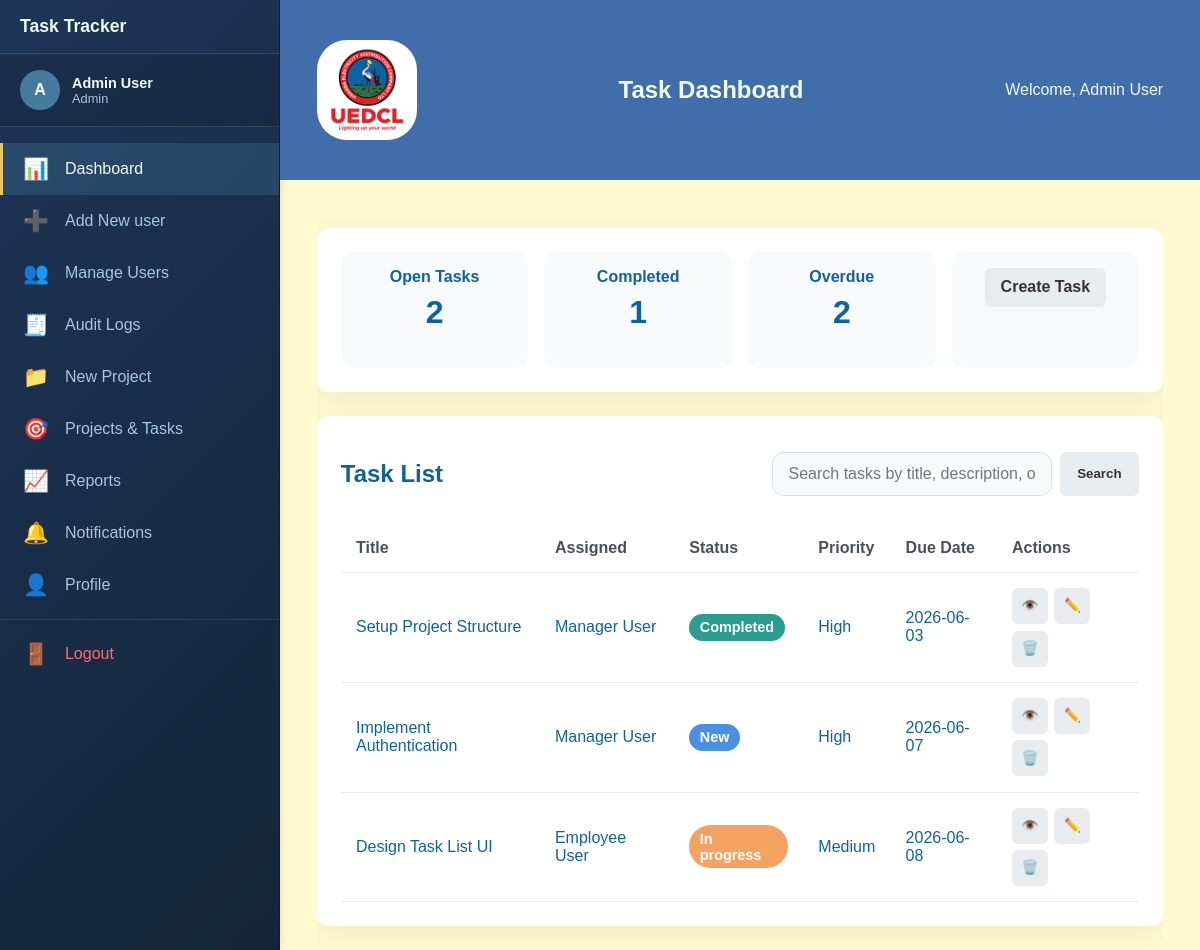
/index.php (signed in), run on the app's committed database.
### tables this page shows
CREATE TABLE `tasks` (
  `id` INT UNSIGNED AUTO_INCREMENT PRIMARY KEY,
  `title` VARCHAR(255) NOT NULL,
  `description` TEXT,
  `created_by` INT UNSIGNED NOT NULL,
  `project_id` INT UNSIGNED DEFAULT NULL,
  `assigned_to` INT UNSIGNED DEFAULT NULL,
  `status` ENUM('new', 'in_progress', 'blocked', 'completed') NOT NULL DEFAULT 'new',
  `priority` ENUM('low', 'medium', 'high') NOT NULL DEFAULT 'medium',
  `start_date` DATE DEFAULT NULL,
  `due_date` DATE DEFAULT NULL,
  `estimated_hours` DECIMAL(5,2) DEFAULT NULL,
  `actual_hours` DECIMAL(6,2) NOT NULL DEFAULT '0.00',
  `created_at` TIMESTAMP DEFAULT CURRENT_TIMESTAMP,
  `updated_at` TIMESTAMP DEFAULT CURRENT_TIMESTAMP ON UPDATE CURRENT_TIMESTAMP,
  INDEX (`assigned_to`),
  INDEX (`created_by`),
  INDEX (`project_id`),
  INDEX (`due_date`),
  CONSTRAINT `tasks_created_by_fk` FOREIGN KEY (`created_by`) REFERENCES `users` (`id`) ON DELETE CASCADE,
  CONSTRAINT `tasks_assigned_to_fk` FOREIGN KEY (`assigned_to`) REFERENCES `users` (`id`) ON DELETE SET NULL,
  CONSTRAINT `tasks_project_id_fk` FOREIGN KEY (`project_id`) REFERENCES `projects` (`id`) ON DELETE SET NULL
);

CREATE TABLE `users` (
  `id` INT UNSIGNED AUTO_INCREMENT PRIMARY KEY,
  `name` VARCHAR(100) NOT NULL,
  `email` VARCHAR(150) NOT NULL UNIQUE,
  `password` VARCHAR(255) NOT NULL,
  `role` ENUM('admin', 'manager', 'employee') NOT NULL DEFAULT 'employee',
  `profile_picture` VARCHAR(255) DEFAULT NULL,
  `created_at` TIMESTAMP DEFAULT CURRENT_TIMESTAMP,
  `updated_at` TIMESTAMP DEFAULT CURRENT_TIMESTAMP ON UPDATE CURRENT_TIMESTAMP
);

### app/init.php (called while the page is built, shortened)
<?php
function db(): PDO
{
    $dsn = 'mysql:host=127.0.0.1;dbname=employee_task_tracker;charset=utf8mb4';
    $user = 'root';
    $password = '';
    $pdo = new PDO($dsn, $user, $password, [
        PDO::ATTR_ERRMODE => PDO::ERRMODE_EXCEPTION,
        PDO::ATTR_DEFAULT_FETCH_MODE => PDO::FETCH_ASSOC,
    ]);
    return $pdo;
}
function getTasksForUser(array $user, ?string $search = null): array
{
    $search = trim($search ?? '');
    $hasSearch = $search !== '';
    $params = [];
    if ($user['role'] === 'employee') {
        $query = 'SELECT t.*, u.name AS assigned_to_name, p.name AS project_name FROM tasks t
             LEFT JOIN users u ON t.assigned_to = u.id
             LEFT JOIN projects p ON t.project_id = p.id
             WHERE t.assigned_to = :user_id';
        $params['user_id'] = $user['id'];
    } else {
        $query = 'SELECT t.*, u.name AS assigned_to_name, p.name AS project_name FROM tasks t
             LEFT JOIN users u ON t.assigned_to = u.id
             LEFT JOIN projects p ON t.project_id = p.id
             WHERE 1=1';
    }
    $query .= ' ORDER BY t.created_at DESC, t.due_date IS NULL, t.due_date ASC';
    $stmt = db()->prepare($query);
    $stmt->execute($params);
    return $stmt->fetchAll();
}

### index.php (the view, shortened to what this page needs)
<?php
require_once __DIR__ . '/app/init.php';
$user = $_SESSION['user'];
$search = trim($_GET['search'] ?? '');
$tasks = getTasksForUser($user, $search);
?>
<!DOCTYPE html>
<html lang="en">
<head>
    <link rel="stylesheet" href="assets/styles.css">
</head>
<body>
    <?php require_once __DIR__ . '/includes/sidebar.php'; ?>
    <header class="site-header">
        <div class="container">
            <img src="images/logo.png" alt="logo" class="login-logo">
            <h1>Task Dashboard</h1>
            <div class="header-actions">
                <span>Welcome, <?= htmlspecialchars($user['name']) ?></span>
            </div>
        </div>
    </header>
    <main class="container">
        <section class="panel summary-panel">
            <div class="summary-card">
                <h2>Open Tasks</h2>
                <p><?= count(array_filter($tasks, fn($task) => $task['status'] !== 'completed')) ?></p>
            </div>
            <div class="summary-card">
                <h2>Completed</h2>
                <p><?= count(array_filter($tasks, fn($task) => $task['status'] === 'completed')) ?></p>
            </div>
            <div class="summary-card">
                <h2>Overdue</h2>
                <p><?= count(array_filter($tasks, fn($task) => $task['due_date'] && $task['due_date'] < date('Y-m-d') && $task['status'] !== 'completed')) ?></p>
            </div>
            <?php if ($user['role'] !== 'employee'): ?>
                <div class="summary-card">
                    <h2><a class="link-button" href="task_create.php">Create Task</a></h2>
                    <p>&nbsp;</p>
                </div>
            <?php endif; ?>
        </section>
        <section class="panel task-table-panel">
            <div class="task-list-header">
                <div>
                    <h2>Task List</h2>
                </div>
                <form class="search-bar" method="get" action="index.php">
                    <input type="text" name="search" value="<?= htmlspecialchars($search) ?>" placeholder="Search tasks by title, description, or assignee">
                    <button class="button secondary" type="submit">Search</button>
                </form>
            </div>
            <div class="table-responsive">
                <table>
                    <thead>
                        <tr>
                            <th>Title</th>
                            <th>Assigned</th>
                            <th>Status</th>
                            <th>Priority</th>
                            <th>Due Date</th>
                            <th>Actions</th>
                        </tr>
                    </thead>
                    <tbody>
                        <?php foreach ($tasks as $task): ?>
                            <tr>
                                <td><?= htmlspecialchars($task['title']) ?></td>
                                <td><?= htmlspecialchars($task['assigned_to_name'] ?? 'Unassigned') ?></td>
                                <td><span class="status <?= $task['status'] ?>"><?= ucfirst(str_replace('_', ' ', $task['status'])) ?></span></td>
                                <td><?= ucfirst($task['priority']) ?></td>
                                <td><?= $task['due_date'] ?: 'None' ?></td>
                                <td>
                                    <div class="action-buttons">
                                        <a class="button small icon-button" href="task_view.php?id=<?= $task['id'] ?>" title="View task">👁️</a>
                                        <?php if ($user['role'] !== 'employee'): ?>
                                            <a class="button small secondary icon-button" href="task_edit.php?id=<?= $task['id'] ?>" title="Edit task">✏️</a>
                                            <form method="post" action="task_delete.php" class="inline-form delete-form">
                                                <button class="button small danger confirm-delete icon-button" type="submit" title="Delete task">🗑️</button>
                                            </form>
                                        <?php endif; ?>
                                    </div>
                                </td>
                            </tr>
                        <?php endforeach; ?>
                    </tbody>
                </table>
            </div>
        </section>
    </main>
</body>
</html>

### includes/sidebar.php (shortened to what this page needs)
<?php
$current_page = basename($_SERVER['PHP_SELF']);
?>
<aside class="sidebar">
    <div class="sidebar-header">
        <h2>Task Tracker</h2>
    </div>
    <div class="sidebar-user">
        <div class="user-avatar">
            <?php if (!empty($_SESSION['user']['profile_picture'] ?? '')): ?>
                <img src="<?= htmlspecialchars($_SESSION['user']['profile_picture']) ?>" alt="Profile picture">
            <?php else: ?>
                <?= strtoupper(substr($_SESSION['user']['name'], 0, 1)) ?>
            <?php endif; ?>
        </div>
        <div class="user-details">
            <p class="user-name"><?= htmlspecialchars(substr($_SESSION['user']['name'], 0, 15)) ?></p>
            <p class="user-role"><?= ucfirst($_SESSION['user']['role']) ?></p>
        </div>
    </div>
    <nav class="sidebar-nav">
        <ul class="nav-menu">
            <li class="nav-item">
                <a href="index.php" class="nav-link <?= $current_page === 'index.php' ? 'active' : '' ?>">
                    <span class="nav-icon">📊</span>
                    <span class="nav-text">Dashboard</span>
                </a>
            </li>
            <?php if ($_SESSION['user']['role'] !== 'employee'): ?>
                <li class="nav-item">
                    <a href="create_user.php" class="nav-link <?= $current_page === 'create_user.php' ? 'active' : '' ?>">
                        <span class="nav-icon">➕</span>
                        <span class="nav-text">Add New user</span>
                    </a>
                </li>
                <li class="nav-item">
                    <a href="manage_users.php" class="nav-link <?= $current_page === 'manage_users.php' ? 'active' : '' ?>">
                        <span class="nav-icon">👥</span>
                        <span class="nav-text">Manage Users</span>
                    </a>
                </li>
                <li class="nav-item">
                    <a href="audit_logs.php" class="nav-link <?= $current_page === 'audit_logs.php' ? 'active' : '' ?>">
                        <span class="nav-icon">🧾</span>
                        <span class="nav-text">Audit Logs</span>
                    </a>
                </li>
                <li class="nav-item">
                    <a href="project_create.php" class="nav-link <?= $current_page === 'project_create.php' ? 'active' : '' ?>">
                        <span class="nav-icon">📁</span>
                        <span class="nav-text">New Project</span>
                    </a>
                </li>
            <?php endif; ?>
            <li class="nav-item">
                <a href="project_task_management.php" class="nav-link <?= $current_page === 'project_task_management.php' ? 'active' : '' ?>">
                    <span class="nav-icon">🎯</span>
                    <span class="nav-text">Projects & Tasks</span>
                </a>
            </li>
            <li class="nav-item">
                <a href="reports.php" class="nav-link <?= $current_page === 'reports.php' ? 'active' : '' ?>">
                    <span class="nav-icon">📈</span>
                    <span class="nav-text">Reports</span>
                </a>
            </li>
            <li class="nav-item">
                <a href="notifications.php" class="nav-link <?= $current_page === 'notifications.php' ? 'active' : '' ?>">
                    <span class="nav-icon">🔔</span>
                    <span class="nav-text">Notifications</span>
                </a>
            </li>
            <li class="nav-item">
                <a href="user_profile.php" class="nav-link <?= $current_page === 'user_profile.php' ? 'active' : '' ?>">
                    <span class="nav-icon">👤</span>
                    <span class="nav-text">Profile</span>
                </a>
            </li>
            <li class="nav-divider"></li>
            <li class="nav-item">
                <a href="logout.php" class="nav-link nav-logout">
                    <span class="nav-icon">🚪</span>
                    <span class="nav-text">Logout</span>
                </a>
            </li>
        </ul>
    </nav>
</aside>

### index.php (style rules this page uses)
.action-buttons { display: flex; align-items: center; gap: 0.4rem; flex-wrap: wrap; }
.icon-button { display: inline-flex; align-items: center; justify-content: center; width: 36px; height: 36px; padding: 0; font-size: 1rem; line-height: 1; }

### includes/sidebar.php (style rules this page uses)
.sidebar-header { display: flex; align-items: center; justify-content: space-between; gap: 0.75rem; padding: 1rem 1.25rem; border-bottom: 1px solid rgba(241, 250, 238, 0.12); }
.sidebar-header h2 { margin: 0; font-size: 1.1rem; color: #f1faee; white-space: nowrap; }
.sidebar-user { display: flex; align-items: center; gap: 0.75rem; padding: 1rem 1.25rem; border-bottom: 1px solid rgba(241, 250, 238, 0.12); background: rgba(0, 0, 0, 0.12); }
.sidebar-user .user-avatar { width: 40px; height: 40px; border-radius: 50%; background: #457b9d; color: white; display: flex; align-items: center; justify-content: center; font-weight: 700; flex-shrink: 0; overflow: hidden; }
.sidebar-user .user-details { overflow: hidden; }
.sidebar-user .user-name, .sidebar-user .user-role { margin: 0; white-space: nowrap; overflow: hidden; text-overflow: ellipsis; }
.sidebar-user .user-name { color: #f1faee; font-weight: 600; }
.sidebar-user .user-role { color: #a8c5dd; font-size: 0.8rem; }

### data on the page
tasks: title "Setup Project Structure", assigned_to.name "Manager User", status "Completed", priority "High", due_date "2026-06-03"
tasks: title "Implement Authentication", assigned_to.name "Manager User", status "New", priority "High", due_date "2026-06-07"
tasks: title "Design Task List UI", assigned_to.name "Employee User", status "In progress", priority "Medium", due_date "2026-06-08"

### other printed values
substr($_SESSION['user']['name'], 0, 1) "A"
substr($_SESSION['user']['name'], 0, 15) "Admin User"
$_SESSION['user']['role'] "Admin"
$user['name'] "Admin User"
